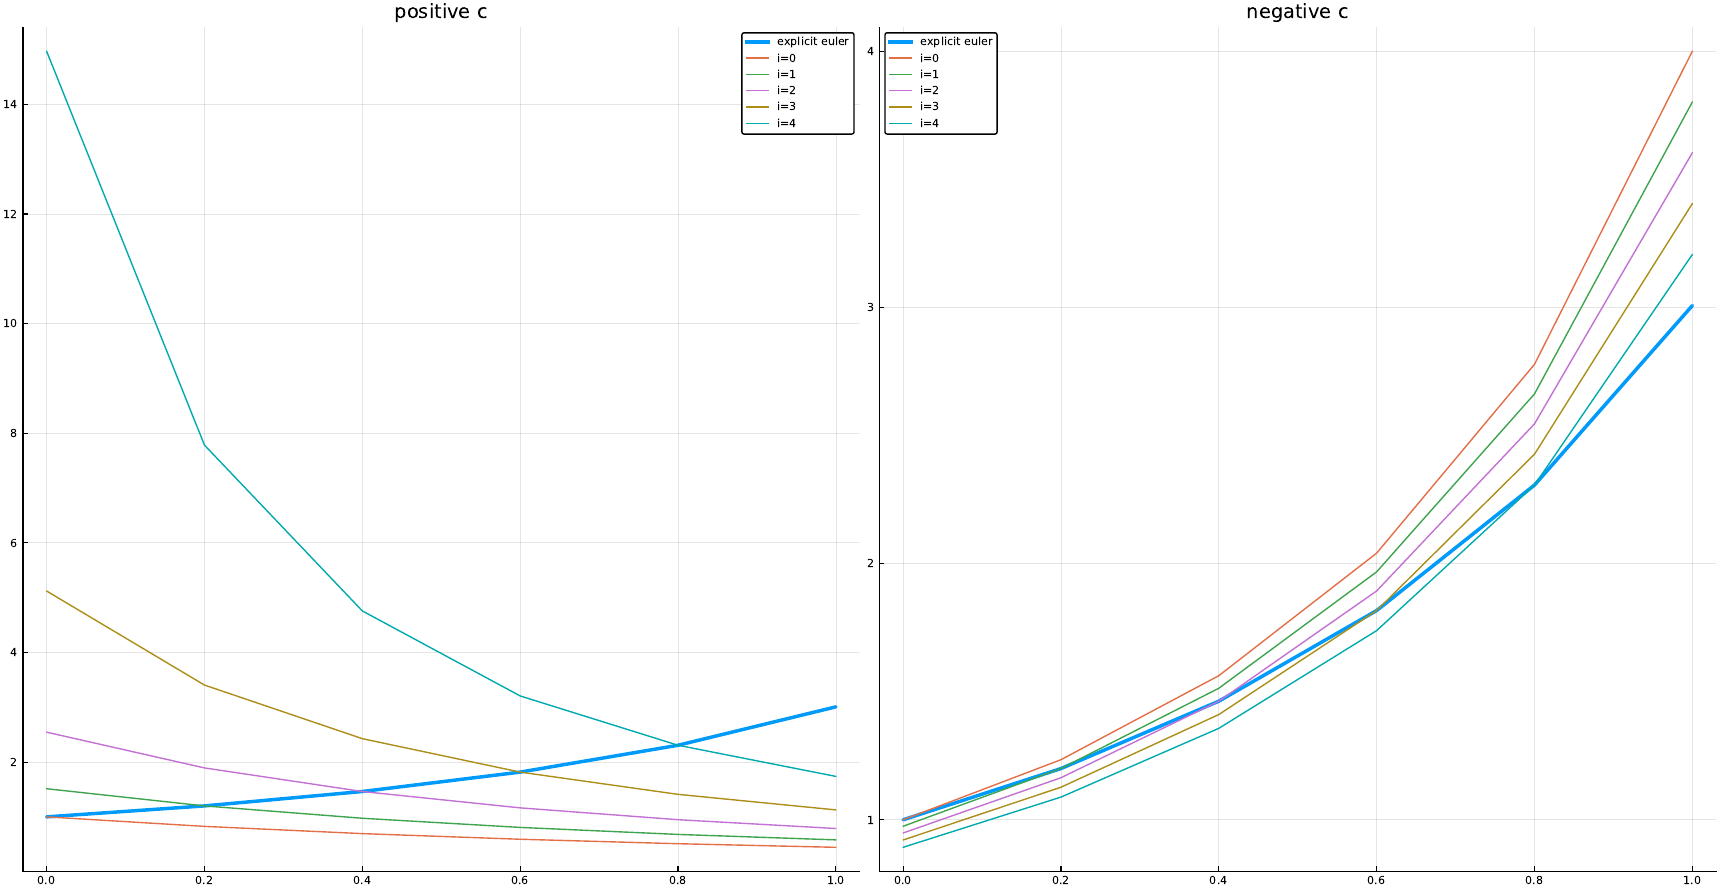

The Julia source for this figure:
using Plots
pyplot()
include("../integration_methods.jl")

f(x, y) = y^(3/2)
y0 = 1
x0 = 0
x1 = 1
h = 0.2

cp(ξ,η) = -ξ+2/sqrt(η)
cn(ξ,η) = -ξ-2/sqrt(η)

Yp(x,ξ,η)=4 ./ ((x .+ cp(ξ,η)) .^2)
Yn(x,ξ,η)=4 ./ ((x .+ cn(ξ,η)) .^2)

yh = explicit_euler_vec(f, y0, x0, h, x1)
x = collect(x0:h:x1)

print("yh = ", yh, "\n")
print("cp = ", [cp(x[i], yh[i]) for i in 1:size(yh,1)-1], "\n")
print("cn = ", [cn(x[i], yh[i]) for i in 1:size(yh,1)-1], "\n")

p1 = plot(x, yh, title = "negative c", label="explicit euler", xticks=x0:h:x1, linewidth=2.5)

for i in 1:size(yh,1)-1
    plot!(x, Yn(x, x[i], yh[i]), label="i="*string(i-1))
end

p2 = plot(x, yh, title = "positive c", label= "explicit euler", xticks=x0:h:x1, linewidth=2.5)

for i in 1:size(yh,1)-1
    plot!(x, Yp(x, x[i], yh[i]), label="i="*string(i-1))
end

plot(p2, p1, size=(1720, 890))

savefig("Aufgabe4.pdf")
